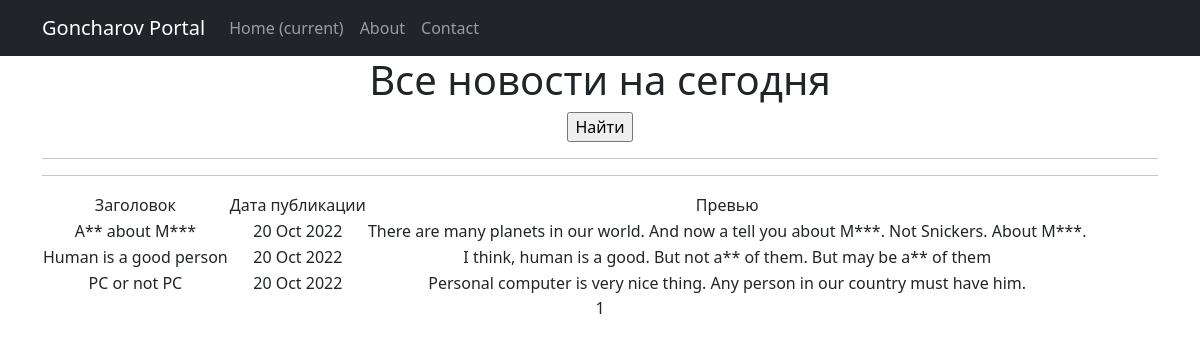
Before: /news/ with the older database file.
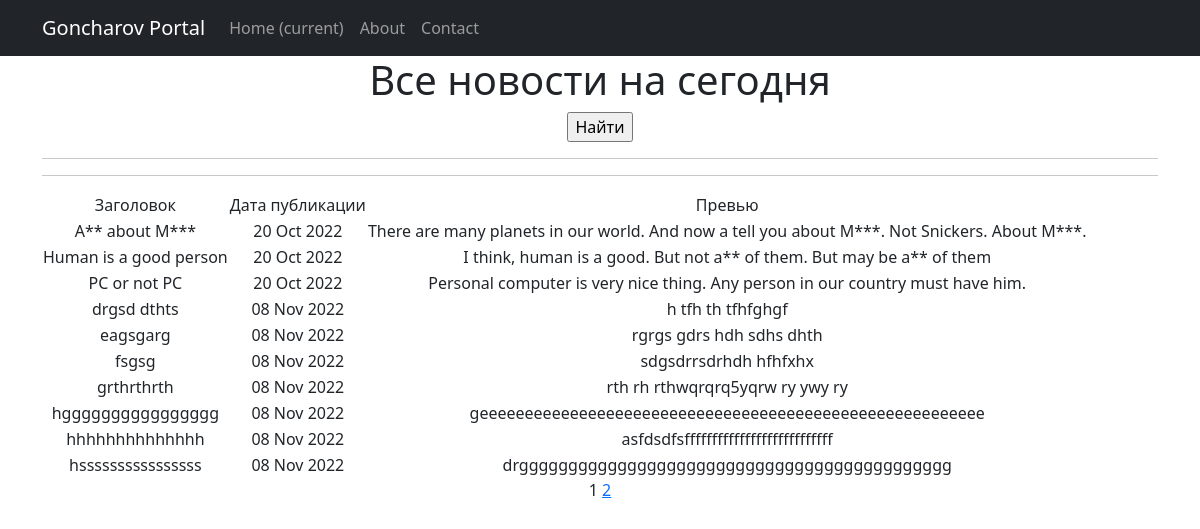
After: the same page with the newer database file.
### news/models.py (models this page shows, shortened)
class Post(models.Model):
    author = models.ForeignKey(Author, on_delete = models.CASCADE)
    NEWS = 'NW'
    ARTICLE = 'AR'
    CATEGORY_CHOICES = (
        (NEWS, 'Новость'),
        (ARTICLE, 'Статья')
    )
    categoryType = models.CharField(max_length=2, choices=CATEGORY_CHOICES, default=NEWS)
    dateCreation = models.DateTimeField(auto_now = True)
    postCategory = models.ManyToManyField(Category, through = 'PostCategory')
    title = models.CharField(max_length = 255, unique=True)
    text = models.TextField()
    rating = models.SmallIntegerField(default = 0)
    class Meta:
        verbose_name= 'Новость'
        verbose_name_plural='Новости'

### news/views.py (the view)
# urls.py: path('', PostList.as_view(), name='post_list'),
class PostList(ListView):
    model = Post
    ordering = 'title'
    template_name = 'news.html'
    context_object_name = 'news'
    paginate_by = 10

### news/templatetags/my_filters.py (called while the page is built)
@register.filter()
def bad_language(text:str):
   DIC_WORDS = [
      'редиска',
      'козел',
      'свинья',
      'all',
      'mars',
      'Редиска',
      'Козел',
      'Свинья',
      'All',
      'Mars',
   ]
   for word in DIC_WORDS:
      if word in text:
            text = text.replace(word, word[0]+'*'*(len(word)-1))
   return text

### templates/news.html (shortened to what this page needs)
{% extends 'flatpages/default.html' %}
{% load my_filters %}
{% block content %}
   <h1>Все новости на сегодня </h1>
    <form action="" method="get">
        <input type="submit" value="Найти" />
    </form>
    <hr>
   <hr>
   {% if news %}
       <table>
           <tr>
               <td>Заголовок</td>
               <td>Дата публикации</td>
               <td>Превью</td>
           </tr>
           {% for post in  news %}
           <tr>
               <td>{{ post.title| bad_language }}</td>
               <td>{{ post.dateCreation| date:'d M Y' }}</td>
               <td>{{ post.text| truncatewords:20 | bad_language }}</td>
                <td>
                </td>
           </tr>
           {% endfor %}
       </table>
   {% else %}
       <h2>Новостей нет!</h2>
   {% endif %}
   {{ page_obj.number }}
   {% if page_obj.has_next %}
      <a href="?page={{ page_obj.next_page_number }}">{{ page_obj.next_page_number }}</a>
   {% endif %}
{% endblock content %}

Changed rows visible on the page:
added Post: title|bad_language "drgsd dthts", dateCreation "08 Nov 2022", text|bad_language "h tfh th tfhfghgf"
added Post: title|bad_language "eagsgarg", dateCreation "08 Nov 2022", text|bad_language "rgrgs gdrs hdh sdhs dhth"
added Post: title|bad_language "fsgsg", dateCreation "08 Nov 2022", text|bad_language "sdgsdrrsdrhdh hfhfxhx"
added Post: title|bad_language "grthrthrth", dateCreation "08 Nov 2022", text|bad_language "rth rh rthwqrqrq5yqrw ry ywy ry"
added Post: title|bad_language "hgggggggggggggggg", dateCreation "08 Nov 2022", text|bad_language "geeeeeeeeeeeeeeeeeeeeeeeeeeeeeeeeeeeeeeeeeeeeeeeeeeeeeeee"
added Post: title|bad_language "hhhhhhhhhhhhhh", dateCreation "08 Nov 2022", text|bad_language "asfdsdfsfffffffffffffffffffffffffff"
added Post: title|bad_language "hssssssssssssssss", dateCreation "08 Nov 2022", text|bad_language "drgggggggggggggggggggggggggggggggggggggggggggg"
Other visible differences:
{{ page_obj.next_page_number }}: (not shown) → "2"
